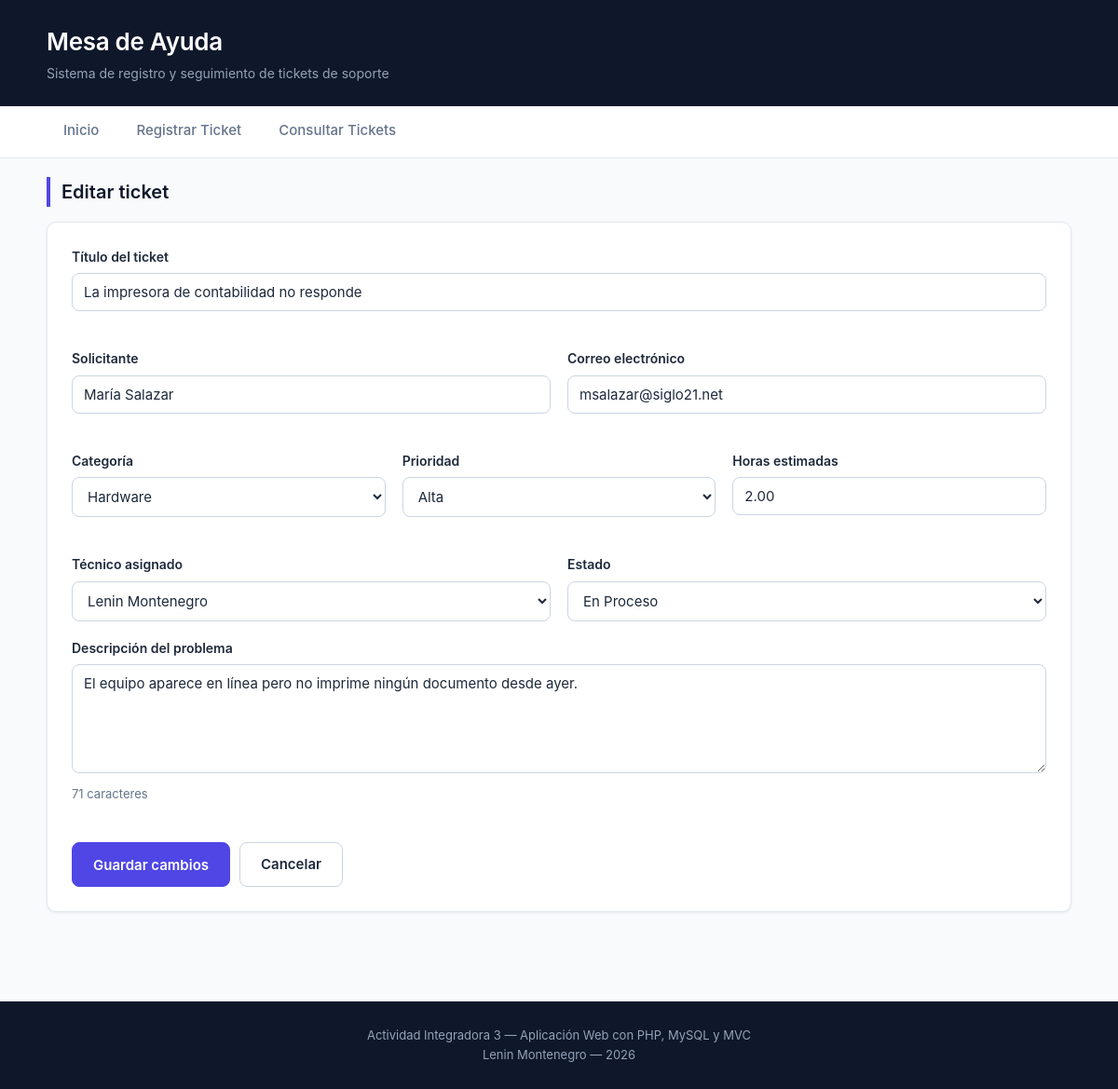
Page /index.php?controlador=ticket&accion=editar&id=1 on the committed database.
### tables this page shows
CREATE TABLE tickets (
    id_ticket           INT AUTO_INCREMENT PRIMARY KEY,
    codigo              VARCHAR(20)  NOT NULL,
    titulo              VARCHAR(100) NOT NULL,
    descripcion         TEXT         NOT NULL,
    solicitante         VARCHAR(80)  NOT NULL,
    correo_solicitante  VARCHAR(100) NOT NULL,
    id_categoria        INT          NOT NULL,
    id_prioridad        INT          NOT NULL,
    id_tecnico          INT          NULL,
    horas_estimadas     DECIMAL(5,2) NOT NULL DEFAULT 1.00,
    estado              ENUM('Abierto','En Proceso','Resuelto','Cerrado') NOT NULL DEFAULT 'Abierto',
    fecha_creacion      DATETIME     NOT NULL DEFAULT CURRENT_TIMESTAMP,
    fecha_actualizacion DATETIME     NOT NULL DEFAULT CURRENT_TIMESTAMP ON UPDATE CURRENT_TIMESTAMP,
    CONSTRAINT fk_ticket_categoria FOREIGN KEY (id_categoria) REFERENCES categorias(id_categoria),
    CONSTRAINT fk_ticket_prioridad FOREIGN KEY (id_prioridad) REFERENCES prioridades(id_prioridad),
    CONSTRAINT fk_ticket_tecnico   FOREIGN KEY (id_tecnico)   REFERENCES tecnicos(id_tecnico)
);

CREATE TABLE categorias (
    id_categoria INT AUTO_INCREMENT PRIMARY KEY,
    nombre       VARCHAR(50) NOT NULL
);

CREATE TABLE prioridades (
    id_prioridad INT AUTO_INCREMENT PRIMARY KEY,
    nombre       VARCHAR(20) NOT NULL,
    color        VARCHAR(7)  NOT NULL
);

CREATE TABLE tecnicos (
    id_tecnico INT AUTO_INCREMENT PRIMARY KEY,
    nombre     VARCHAR(80)  NOT NULL,
    correo     VARCHAR(100) NOT NULL
);

### controllers/TicketController.php (called while the page is built, shortened)
<?php
require_once __DIR__ . "/../models/Tickets.php";
require_once __DIR__ . "/../models/Catalogo.php";
class TicketController
{
    private $ticket;
    private $catalogo;
    public function __construct()
    {
        $this->ticket = new Ticket();
        $this->catalogo = new Catalogo();
    }
    public function editar()
    {
        $registro = $this->ticket->obtenerPorId(isset($_GET["id"]) ? $_GET["id"] : 0);
        $categorias = $this->catalogo->categorias();
        $prioridades = $this->catalogo->prioridades();
        $tecnicos = $this->catalogo->tecnicos();
        require __DIR__ . "/../views/tickets/editar.php";
    }
}

### models/Tickets.php (called while the page is built, shortened)
<?php
class Ticket
{
    public function obtenerPorId($id)
    {
        $conexion = Conexion::obtener();
        $sql = "SELECT  t.*,
                        c.nombre AS categoria,
                        p.nombre AS prioridad, p.color,
                        IFNULL(e.nombre, 'Sin asignar') AS tecnico
                FROM    tickets t
                        INNER JOIN categorias  c ON t.id_categoria = c.id_categoria
                        INNER JOIN prioridades p ON t.id_prioridad = p.id_prioridad
                        LEFT  JOIN tecnicos    e ON t.id_tecnico   = e.id_tecnico
                WHERE   t.id_ticket = :id";
        $sentencia = $conexion->prepare($sql);
        $sentencia->execute([":id" => $id]);
        return $sentencia->fetch();
    }
}

### models/Catalogo.php (called while the page is built, shortened)
<?php
class Catalogo
{
    public function categorias()
    {
        $conexion = Conexion::obtener();
        return $conexion->query("SELECT id_categoria, nombre
                                 FROM   categorias
                                 ORDER BY nombre")->fetchAll();
    }
    public function prioridades()
    {
        $conexion = Conexion::obtener();
        return $conexion->query("SELECT id_prioridad, nombre, color
                                 FROM   prioridades
                                 ORDER BY id_prioridad")->fetchAll();
    }
    public function tecnicos()
    {
        $conexion = Conexion::obtener();
        return $conexion->query("SELECT id_tecnico, nombre
                                 FROM   tecnicos
                                 ORDER BY nombre")->fetchAll();
    }
}

### views/tickets/editar.php (the view, shortened to what this page needs)
<?php require __DIR__ . "/../layouts/encabezado.php"; ?>
<section class="seccion">
    <h2 class="titulo-seccion">Editar ticket <?php echo htmlspecialchars($registro["codigo"]); ?></h2>
    <form class="formulario" id="formulario-ticket"
          action="index.php?controlador=ticket&amp;accion=actualizar" method="POST" novalidate>
        <div class="campo">
            <label for="titulo">Título del ticket</label>
            <input type="text" id="titulo" name="titulo" maxlength="100"
                   value="<?php echo htmlspecialchars($registro["titulo"]); ?>" />
            <span class="error" id="error-titulo"></span>
        </div>
        <div class="campo-doble">
            <div class="campo">
                <label for="solicitante">Solicitante</label>
                <input type="text" id="solicitante" name="solicitante" maxlength="80"
                       value="<?php echo htmlspecialchars($registro["solicitante"]); ?>" />
                <span class="error" id="error-solicitante"></span>
            </div>
            <div class="campo">
                <label for="correo">Correo electrónico</label>
                <input type="email" id="correo" name="correo" maxlength="100"
                       value="<?php echo htmlspecialchars($registro["correo_solicitante"]); ?>" />
                <span class="error" id="error-correo"></span>
            </div>
        </div>
        <div class="campo-triple">
            <div class="campo">
                <label for="categoria">Categoría</label>
                <select id="categoria" name="categoria">
                    <?php foreach ($categorias as $fila) { ?>
                        <option value="<?php echo $fila["id_categoria"]; ?>"
                            <?php echo ($registro["id_categoria"] == $fila["id_categoria"]) ? "selected" : ""; ?>>
                            <?php echo htmlspecialchars($fila["nombre"]); ?>
                        </option>
                    <?php } ?>
                </select>
                <span class="error" id="error-categoria"></span>
            </div>
            <div class="campo">
                <label for="prioridad">Prioridad</label>
                <select id="prioridad" name="prioridad">
                    <?php foreach ($prioridades as $fila) { ?>
                        <option value="<?php echo $fila["id_prioridad"]; ?>"
                            <?php echo ($registro["id_prioridad"] == $fila["id_prioridad"]) ? "selected" : ""; ?>>
                            <?php echo htmlspecialchars($fila["nombre"]); ?>
                        </option>
                    <?php } ?>
                </select>
                <span class="error" id="error-prioridad"></span>
            </div>
            <div class="campo">
                <label for="horas">Horas estimadas</label>
                <input type="number" id="horas" name="horas" step="0.5" min="0.5" max="100"
                       value="<?php echo htmlspecialchars($registro["horas_estimadas"]); ?>" />
                <span class="error" id="error-horas"></span>
            </div>
        </div>
        <div class="campo-doble">
            <div class="campo">
                <label for="tecnico">Técnico asignado</label>
                <select id="tecnico" name="tecnico">
                    <?php foreach ($tecnicos as $fila) { ?>
                        <option value="<?php echo $fila["id_tecnico"]; ?>"
                            <?php echo ($registro["id_tecnico"] == $fila["id_tecnico"]) ? "selected" : ""; ?>>
                            <?php echo htmlspecialchars($fila["nombre"]); ?>
                        </option>
                    <?php } ?>
                </select>
            </div>
            <div class="campo">
                <label for="estado">Estado</label>
                <select id="estado" name="estado">
                    <?php foreach (["Abierto", "En Proceso", "Resuelto", "Cerrado"] as $opcion) { ?>
                        <option value="<?php echo $opcion; ?>"
                            <?php echo ($registro["estado"] === $opcion) ? "selected" : ""; ?>>
                            <?php echo $opcion; ?>
                        </option>
                    <?php } ?>
                </select>
            </div>
        </div>
        <div class="campo">
            <label for="descripcion">Descripción del problema</label>
            <textarea id="descripcion" name="descripcion" rows="5"><?php echo htmlspecialchars($registro["descripcion"]); ?></textarea>
            <span class="contador" id="contador-descripcion">0 caracteres</span>
            <span class="error" id="error-descripcion"></span>
        </div>
        <div class="acciones-formulario">
            <button class="boton" type="submit">Guardar cambios</button>
            <a class="boton boton-claro" href="index.php?controlador=ticket&amp;accion=listar">Cancelar</a>
        </div>
    </form>
</section>
<?php require __DIR__ . "/../layouts/pie.php"; ?>

### css/estilos.css (style rules this page uses)
:root { --acento: #4f46e5; --acento-oscuro: #4338ca; --acento-suave: #eef2ff; --tinta: #0f172a; --texto: #1e293b; --texto-suave: #64748b; --borde: #e2e8f0; --superficie: #ffffff; --fondo: #f8fafc; --fondo-alterno: #f1f5f9; --abierto: #2563eb; --proceso: #d97706; --resuelto: #059669; --cerrado: #64748b; --peligro: #dc2626; --fuente: -apple-system, "Segoe UI", Roboto, Helvetica, Arial, sans-serif; --espacio: 20px; --radio: 10px; --sombra: 0 1px 3px rgba(15, 23, 42, 0.08); }
* { margin: 0; padding: 0; box-sizing: border-box; }
body { font-family: var(--fuente); background-color: var(--fondo); color: var(--texto); line-height: 1.6; -webkit-font-smoothing: antialiased; }
.seccion { margin-bottom: 36px; }
.titulo-seccion { font-size: 20px; font-weight: 600; color: var(--tinta); margin-bottom: 16px; padding-left: 12px; border-left: 4px solid var(--acento); }
.formulario { background-color: var(--superficie); border: 1px solid var(--borde); border-radius: var(--radio); box-shadow: var(--sombra); padding: 26px; }
.campo { margin-bottom: 18px; }
.campo-doble, .campo-triple { display: flex; flex-wrap: wrap; gap: 18px; }
.campo-doble .campo { flex: 1 1 240px; }
.campo-triple .campo { flex: 1 1 180px; }
.formulario label { display: block; font-size: 14px; font-weight: 600; color: var(--texto); margin-bottom: 6px; }
.formulario input, .formulario select, .formulario textarea { width: 100%; font-family: var(--fuente); font-size: 15px; padding: 10px 12px; border: 1px solid #cbd5e1; border-radius: 8px; background-color: var(--superficie); color: var(--texto); }
.formulario input::placeholder, .formulario textarea::placeholder { color: #94a3b8; }
.formulario textarea { resize: vertical; }
.error { display: block; min-height: 18px; font-size: 13px; font-weight: 500; color: var(--peligro); margin-top: 4px; }
.contador { display: block; font-size: 13px; color: var(--texto-suave); margin-top: 4px; }
.boton { display: inline-block; background-color: var(--acento); color: var(--superficie); text-decoration: none; font-family: var(--fuente); font-size: 15px; font-weight: 600; padding: 11px 22px; border: 1px solid var(--acento); border-radius: 8px; cursor: pointer; }
.boton-claro { background-color: var(--superficie); color: var(--texto); border-color: #cbd5e1; }
.acciones-formulario, .acciones-inicio { display: flex; flex-wrap: wrap; gap: 10px; margin-top: var(--espacio); }

### rows in the picture
tickets: titulo "La impresora de contabilidad no responde", solicitante "María Salazar", correo "msalazar@siglo21.net", categoria "Hardware", prioridad "Alta", horas "2.00", tecnico "Lenin Montenegro", estado "En Proceso", descripcion "El equipo aparece en línea pero no imprime ningún documento desde ayer."
